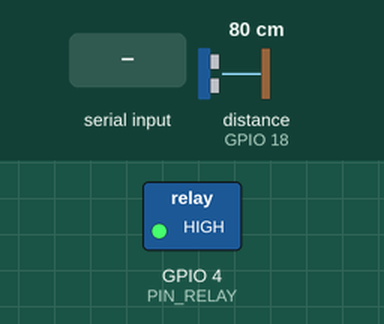
Simulated run of this sketch. Board: ESP32-S3. Shown: switched loads named in the sketch (green lamp = pin HIGH). Wiring (inferred from the names in the program): ultrasonic range finder: trigger GPIO 5; echo GPIO 18. The test bench sets the inputs (shaded band); at power-on: distance to the obstacle (sensor on GPIO 18) 80 cm. The echo pulse lasts 58.3 µs per cm; WiFi joins after 1.5 s; servers stay silent unless stated; uploads are accepted with an empty reply; pins used as bus, display or sensor lines are not drawn; what the sketch prints to the serial monitor is not drawn.

Above: at 3.7 s.
3.8 s: "1" received over Serial
At 4.6 s:
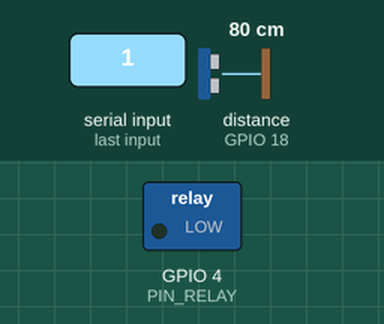
5.3 s: "0" received over Serial
At 5.7 s:
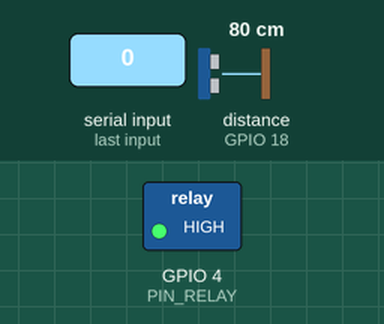
Timing chart, 0 to 8.3 s (numbered marks = the images above; inputs shaded):
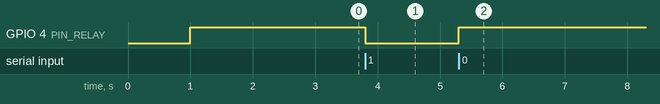

The sketch:

esp32_groundwater_node.ino
```cpp
/*
 * ==============================================================================
 * Project: Groundwater Fingerprint — IoT Intelligence Node
 * Target: ESP32-S3-DevKitC-1-N8R8 (8MB Flash + 8MB PSRAM)
 *
 * Hardware Connections:
 *   - HC-SR04 TRIG  -> GPIO 5
 *   - HC-SR04 ECHO  -> GPIO 18 (via 1k / 2k resistor divider to 3.3V)
 *   - Relay IN      -> GPIO 4 (3.3V logic compatible, switches 12V pump)
 *   - HC-SR04 VCC   -> 5V pin on ESP32-S3
 *   - HC-SR04 GND   -> GND
 *   - Relay VCC     -> 5V pin on ESP32-S3
 *   - Relay GND     -> GND
 *   - 12V Pump      -> Relay COM/NO & 12V 2A external DC adapter
 * ==============================================================================
 */

#include <WiFi.h>
#include <HTTPClient.h>

// ---------------- Wi-Fi & Server Configuration ----------------
const char* WIFI_SSID     = "YOUR_WIFI_SSID";
const char* WIFI_PASSWORD = "YOUR_WIFI_PASSWORD";

// Replace with the IP address of your computer running the ML server
const char* SERVER_URL    = "http://192.168.1.100:5050/api/telemetry";

// ---------------- Pin Definitions ----------------
const int PIN_TRIG        = 5;   // HC-SR04 Trigger pin
const int PIN_ECHO        = 18;  // HC-SR04 Echo pin (through divider)
const int PIN_RELAY       = 4;   // 1-channel relay control pin

// ---------------- Well Container Physical Dimensions ----------------
const float TANK_HEIGHT_CM   = 35.0; // Height of tank container
const float SENSOR_OFFSET_CM = 3.0;  // Offset distance from top

// ---------------- State Variables ----------------
bool pumpState = false;
bool isRegisteredWindow = true; // Permitted schedule flag
unsigned long lastTelemetryTime = 0;
const unsigned long TELEMETRY_INTERVAL_MS = 1000; // Send telemetry every 1 sec

// ---------------- Median Filter for HC-SR04 ----------------
float getFilteredDistance() {
  const int SAMPLES = 5;
  float readings[SAMPLES];

  for (int i = 0; i < SAMPLES; i++) {
    // Clear trigger
    digitalWrite(PIN_TRIG, LOW);
    delayMicroseconds(2);

    // 10 microsecond trigger pulse
    digitalWrite(PIN_TRIG, HIGH);
    delayMicroseconds(10);
    digitalWrite(PIN_TRIG, LOW);

    // Read echo pulse duration (timeout 25ms ~ 4.25m)
    long duration = pulseIn(PIN_ECHO, HIGH, 25000);

    if (duration == 0) {
      readings[i] = 999.0; // Timeout / out of range
    } else {
      // Speed of sound: 343 m/s = 0.0343 cm/us -> distance = (duration * 0.0343) / 2
      readings[i] = (duration * 0.0343) / 2.0;
    }
    delay(10);
  }

  // Simple bubble sort to find median
  for (int i = 0; i < SAMPLES - 1; i++) {
    for (int j = i + 1; j < SAMPLES; j++) {
      if (readings[i] > readings[j]) {
        float temp = readings[i];
        readings[i] = readings[j];
        readings[j] = temp;
      }
    }
  }

  // Return middle sample
  float medianDistance = readings[SAMPLES / 2];
  if (medianDistance > 400.0 || medianDistance < 2.0) {
    return -1.0; // Invalid reading
  }
  return medianDistance;
}

// ---------------- Pump Control ----------------
void setPump(bool state) {
  pumpState = state;
  // Most 5V relay modules are ACTIVE-LOW (LOW = ON, HIGH = OFF).
  // Adjust logic if your module is active-high.
  digitalWrite(PIN_RELAY, state ? LOW : HIGH);
  Serial.printf("[PUMP] Set to: %s\n", state ? "ON" : "OFF");
}

void setup() {
  Serial.begin(115200);
  delay(1000);
  Serial.println("\n--- Groundwater Fingerprint IoT Node Initializing ---");

  // Configure Pins
  pinMode(PIN_TRIG, OUTPUT);
  pinMode(PIN_ECHO, INPUT);
  pinMode(PIN_RELAY, OUTPUT);
  setPump(false); // Default pump OFF

  // Connect to Wi-Fi
  Serial.printf("Connecting to Wi-Fi '%s'...", WIFI_SSID);
  WiFi.begin(WIFI_SSID, WIFI_PASSWORD);

  int attempts = 0;
  while (WiFi.status() != WL_CONNECTED && attempts < 20) {
    delay(500);
    Serial.print(".");
    attempts++;
  }

  if (WiFi.status() == WL_CONNECTED) {
    Serial.printf("\nConnected! IP Address: %s\n", WiFi.localIP().toString().c_str());
  } else {
    Serial.println("\nWi-Fi connection pending. Continuing in autonomous sensing mode.");
  }
}

void loop() {
  unsigned long now = millis();

  // Handle Serial Commands for Testing ('1'=Pump ON, '0'=Pump OFF, 's'=Simulate cycle)
  if (Serial.available()) {
    char cmd = Serial.read();
    if (cmd == '1') setPump(true);
    else if (cmd == '0') setPump(false);
    else if (cmd == 'r') isRegisteredWindow = !isRegisteredWindow;
  }

  // Periodic Telemetry Transmission
  if (now - lastTelemetryTime >= TELEMETRY_INTERVAL_MS) {
    lastTelemetryTime = now;

    float distance = getFilteredDistance();
    if (distance > 0) {
      float waterLevel = (TANK_HEIGHT_CM + SENSOR_OFFSET_CM) - distance;
      waterLevel = constrain(waterLevel, 0.0, TANK_HEIGHT_CM);

      Serial.printf("[TELEMETRY] Dist: %.2f cm | Level: %.2f cm | Pump: %d | Registered: %d\n",
                    distance, waterLevel, pumpState ? 1 : 0, isRegisteredWindow ? 1 : 0);

      // Send to server if connected
      if (WiFi.status() == WL_CONNECTED) {
        HTTPClient http;
        http.begin(SERVER_URL);
        http.addHeader("Content-Type", "application/json");

        String payload = "{";
        payload += "\"node_id\":\"ESP32S3-GW-01\",";
        payload += "\"distance_cm\":" + String(distance, 2) + ",";
        payload += "\"water_level_cm\":" + String(waterLevel, 2) + ",";
        payload += "\"pump_state\":" + String(pumpState ? 1 : 0) + ",";
        payload += "\"is_registered\":" + String(isRegisteredWindow ? 1 : 0);
        payload += "}";

        int httpResponseCode = http.POST(payload);
        if (httpResponseCode > 0) {
          String response = http.getString();
          // Check if server commanded pump action
          if (response.indexOf("\"command\":\"PUMP_ON\"") >= 0) setPump(true);
          else if (response.indexOf("\"command\":\"PUMP_OFF\"") >= 0) setPump(false);
        }
        http.end();
      }
    }
  }
}
```

Measured:
- after the input at 3.8 s, GPIO 4 (PIN_RELAY): HIGH → LOW at once
- after the input at 5.3 s, GPIO 4 (PIN_RELAY): LOW → HIGH at once
